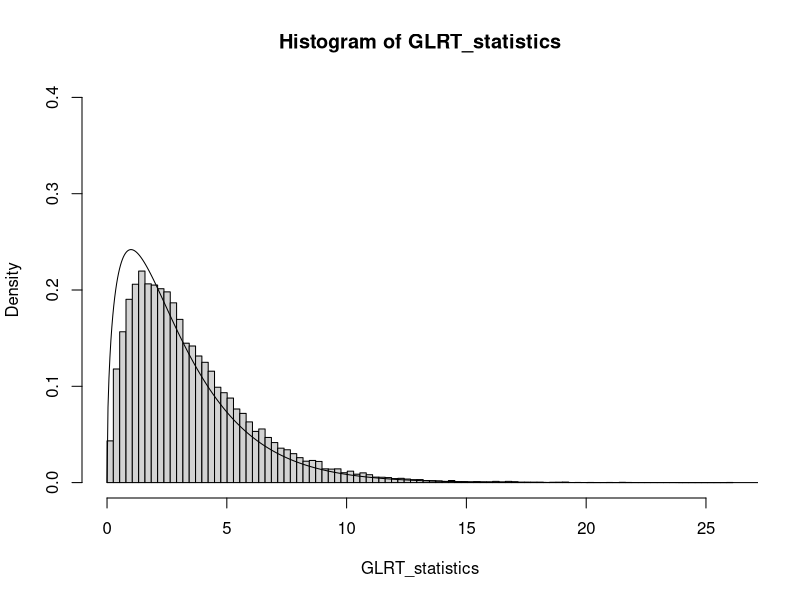
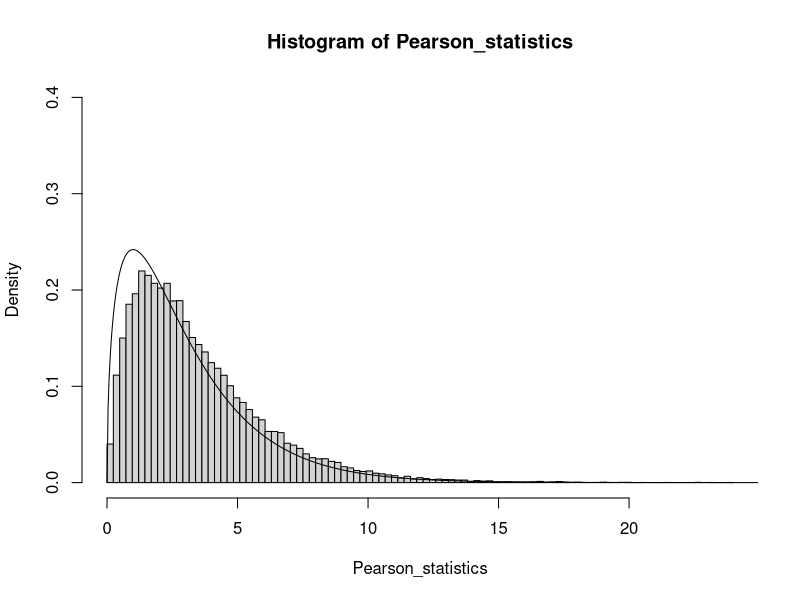

The R script that drew these images, in order:
lambda=5

n_exp=30000
n_samples=5000
GLRT_statistics=rep(NA,n_exp)
Pearson_statistics=rep(NA,n_exp)
for(i in 1:n_exp){
  samples=rpois(n_samples,lambda)
  lambda_hat=mean(samples)
  O=rep(NA,5)
  E=rep(NA,5)
  O[1]=sum(samples==0)
  O[2]=sum(samples==1)
  O[3]=sum(samples==2)
  O[4]=sum(samples==3)
  O[5]=sum(samples>3)
  E[1]=dpois(0,lambda_hat)*n_samples
  E[2]=dpois(1,lambda_hat)*n_samples
  E[3]=dpois(2,lambda_hat)*n_samples
  E[4]=dpois(3,lambda_hat)*n_samples
  E[5]=ppois(3,lambda_hat,lower=F)*n_samples
  GLRT_statistic=0
  Pearson_statistic=0
  for(j in 1:5){
    if(O[j]>0){
      GLRT_statistic=GLRT_statistic+2*O[j]*log(O[j]/E[j])
    } 
    
    Pearson_statistic=Pearson_statistic+(O[j]-E[j])^2/E[j]
  }
  GLRT_statistics[i]=GLRT_statistic
  Pearson_statistics[i]=Pearson_statistic

}

hist(GLRT_statistics,prob=T,ylim=c(0,0.4),breaks=seq(0,max(GLRT_statistics),len=100))
x=seq(0,400,len=1e4)
lines(x,dchisq(x,3))
hist(Pearson_statistics,prob=T,ylim=c(0,0.4),breaks=seq(0,max(Pearson_statistics),len=100))
lines(x,dchisq(x,3))
